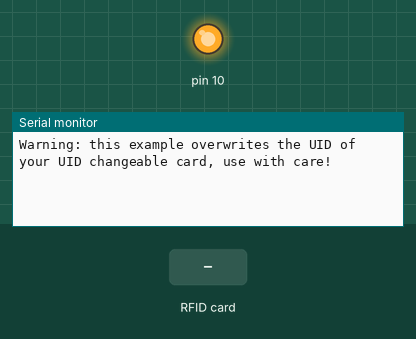
This sketch was run on a simulated Arduino Uno, built with avr-gcc and run on an emulated ATmega328P. Parts: output pins drawn as LEDs (lit = HIGH), the last lines printed to the serial monitor. The test bench sets the inputs (shaded band).

Above: at 1.2 s.
1.3 s: RFID card 42 57 2F 55 held to the reader
At 2.5 s:
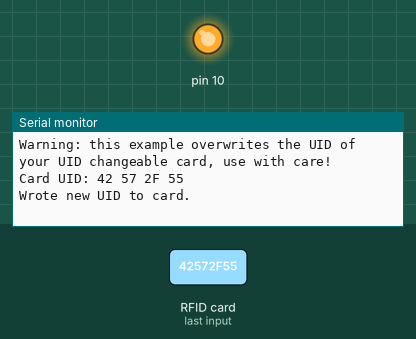
2.8 s: RFID card 5E 7A 19 C4 held to the reader
At 3.4 s:
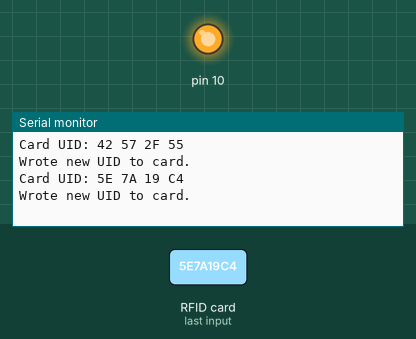

The sketch:

changeUID.ino
```cpp
/*
 * MFRC522 - Library to use ARDUINO RFID MODULE KIT 13.56 MHZ WITH TAGS SPI W AND R BY COOQROBOT.
 * The library file MFRC522.h has a wealth of useful info. Please read it.
 * The functions are documented in MFRC522.cpp.
 *
 * Based on code Dr.Leong   ( WWW.B2CQSHOP.COM )
 * Created by Miguel Balboa (circuitito.com), Jan, 2012.
 * Rewritten by Søren Thing Andersen (access.thing.dk), fall of 2013 (Translation to English, refactored, comments, anti collision, cascade levels.)
 * Extended by Tom Clement with functionality to write to sector 0 of UID changeable Mifare cards.
 *
 * Released into the public domain.
 *
 * This sample shows how to set the UID on a UID changeable MIFARE card.
 *
 ----------------------------------------------------------------------------- empty_skull

 - Aggiunti pin per arduino Mega
 - Scritto semplice codice per la scrittura e lettura

 - add pin configuration for arduino mega
 - write simple read/write Code for new entry user

 http://mac86project.altervista.org/

 ----------------------------------------------------------------------------- Nicola Coppola
 * Typical pin layout used:
 * -----------------------------------------------------------------------------------------
 *             MFRC522      Arduino       Arduino   Arduino    Arduino          Arduino
 *             Reader/PCD   Uno           Mega      Nano v3    Leonardo/Micro   Pro Micro
 * Signal      Pin          Pin           Pin       Pin        Pin              Pin
 * -----------------------------------------------------------------------------------------
 * RST/Reset   RST          9             5         D9         RESET/ICSP-5     RST
 * SPI SS      SDA(SS)      10            53        D10        10               10
 * SPI MOSI    MOSI         11 / ICSP-4   51        D11        ICSP-4           16
 * SPI MISO    MISO         12 / ICSP-1   50        D12        ICSP-1           14
 * SPI SCK     SCK          13 / ICSP-3   52        D13        ICSP-3           15
 *
 * The reader can be found on eBay for around 5 dollars. Search for "mf-rc522" on ebay.com.
 */

#include <SPI.h>
#include <MFRC522.h>

/* Set your new UID here! */
#define NEW_UID {0x42, 0x57, 0x2F, 0x55}
#define SS_PIN 2
#define RST_PIN 15

MFRC522 mfrc522(SS_PIN, RST_PIN);        // Create MFRC522 instance.
MFRC522::MIFARE_Key key;

void setup() {
        Serial.begin(9600);        // Initialize serial communications with the PC
        while (!Serial);           // Do nothing if no serial port is opened (added for Arduinos based on ATMEGA32U4)
        SPI.begin();               // Init SPI bus
        mfrc522.PCD_Init();        // Init MFRC522 card
        Serial.println(F("Warning: this example overwrites the UID of your UID changeable card, use with care!"));

        // Prepare key - all keys are set to FFFFFFFFFFFFh at chip delivery from the factory.
        for (byte i = 0; i < 6; i++) {
                key.keyByte[i] = 0xFF;
        }
}


// But of course this is a more proper approach
void loop() {

        // Look for new cards, and select one if present
        if ( ! mfrc522.PICC_IsNewCardPresent() || ! mfrc522.PICC_ReadCardSerial() ) {
            delay(50);
            return;
        }

        // Now a card is selected. The UID and SAK is in mfrc522.uid.

        // Dump UID
        Serial.print(F("Card UID:"));
        for (byte i = 0; i < mfrc522.uid.size; i++) {
                Serial.print(mfrc522.uid.uidByte[i] < 0x10 ? " 0" : " ");
                Serial.print(mfrc522.uid.uidByte[i], HEX);
        }
        Serial.println();

        // Set new UID
        byte newUid[] = NEW_UID;
        if ( mfrc522.MIFARE_SetUid(newUid, (byte)4, true) ) {
            Serial.println(F("Wrote new UID to card."));
        }

        // Halt PICC and re-select it so DumpToSerial doesn't get confused
        mfrc522.PICC_HaltA();
        if ( ! mfrc522.PICC_IsNewCardPresent() || ! mfrc522.PICC_ReadCardSerial() ) {
                return;
        }

        // Dump the new memory contents
        Serial.println(F("New UID and contents:"));
        mfrc522.PICC_DumpToSerial(&(mfrc522.uid));

        delay(2000);
}
```

Measured:
- after the input at 1.3 s, the serial monitor: prints a new line after 0.05 s (image 1)
- after the input at 2.8 s, the serial monitor: prints a new line at once (image 2)
